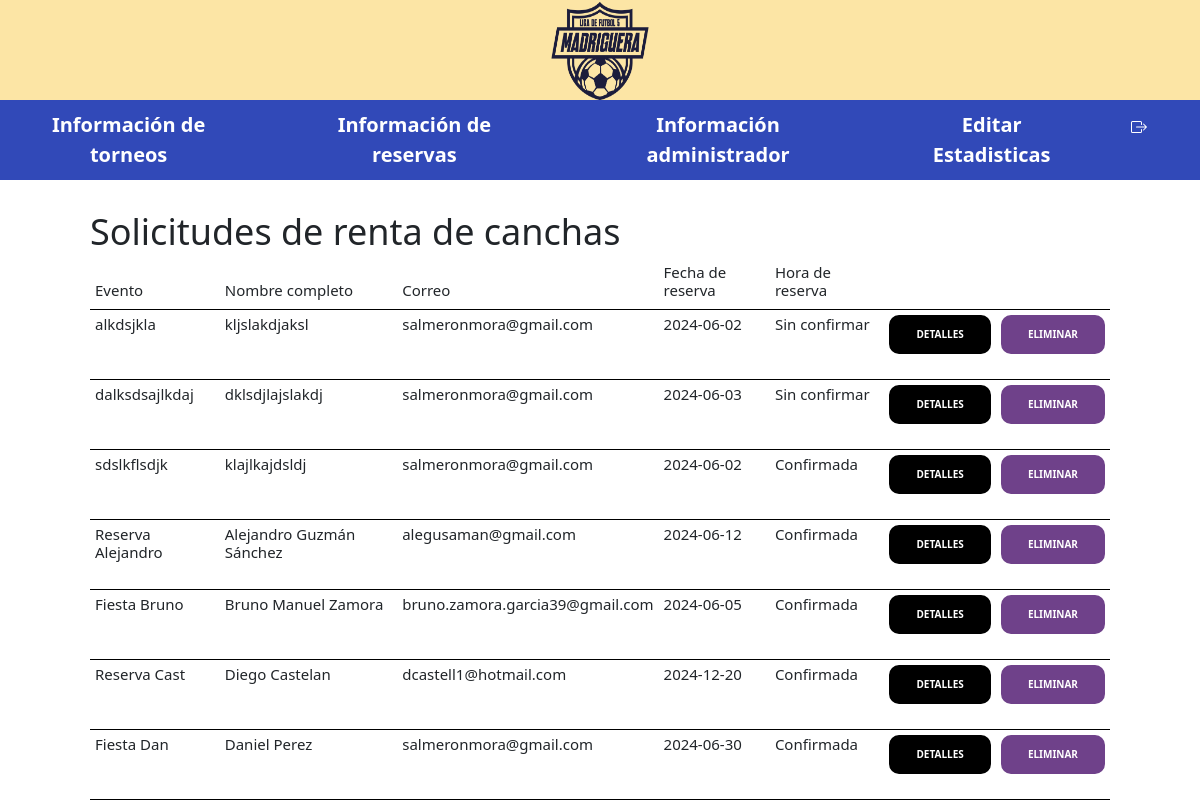
Screenshot of /ToposFC/admin/reservas_admin.php (signed in) with the database file from the repository.
### tables this page shows
CREATE TABLE `topos_reservas` (
  `id` int(11) NOT NULL,
  `titulo` varchar(255) DEFAULT NULL,
  `motivo` varchar(255) DEFAULT NULL,
  `nombre` varchar(100) DEFAULT NULL,
  `correo` varchar(100) DEFAULT NULL,
  `telefono` varchar(15) DEFAULT NULL,
  `fecha` date DEFAULT NULL,
  `hora_inicio` time DEFAULT NULL,
  `hora_fin` time DEFAULT NULL,
  `hora_de_reserva` timestamp NOT NULL DEFAULT current_timestamp() ON UPDATE current_timestamp(),
  `estado` int(11) NOT NULL DEFAULT 0
);

### ToposFC/includes/reservas_admin_view.inc.php (the view, shortened to what this page needs)
<?php
function mostrarSolicitudEquipos(){
    require 'database.php';
    $consulta = "SELECT r.id, r.titulo, r.nombre, r.correo, r.fecha, r.estado  FROM topos_reservas r;";
    foreach($pdo->query($consulta) as $fila){
        echo "<tr>";
        echo "<td><h4>". $fila["titulo"] . "</h4></td>";
        echo "<td><h4>". $fila["nombre"] . "</h4></td>";
        echo "<td><h4>". $fila["correo"] . "</h4></td>";
        echo "<td><h4>". $fila["fecha"] . "</h4></td>";
        echo "<td><h4>";
        switch ($fila["estado"]) {
            case 0:
                echo "Sin confirmar";
                break;
            case 1:
                echo "Confirmada";
                break;
        }
        echo "</h4></td>";
        echo '<td><a class="boton-tabla boton--negro" href="detallesReserva.php?id='.$fila['id'].'">Detalles</a></td>';
        echo '<td><a class="boton-tabla boton--morado" href="../includes/eliminar_horario.php?id='.$fila['id'].'">Eliminar</a></td>';
        echo "</tr>";
    }
}

### ToposFC/css/style.css (style rules this page uses)
:root { --azul: #3149B8; --amarillo: #FCE5A5; --verde: #4E9725; --blanco: #ffffff; --negro: #000000; --morada: #6F418A; --rojo: #ff0000; }
html { height: 100%; width: 100%; box-sizing: border-box; font-size: 62.5%; }
*, *:before, *:after { box-sizing: inherit; }
.boton-tabla { display: inline-block; font-family: var(--fuenteHeading); color: var(--blanco); text-align: center; padding: 1rem 2.5rem; font-size: 1rem; text-transform: uppercase; font-weight: 700; margin-bottom: 2rem; border: none; border-radius: 1rem; text-decoration: none; }
.boton--morado { background-color: var(--morada); border: 2px solid var(--morada); box-sizing: border-box; transition: 0.3s; }
.boton--negro { background-color: var(--negro); border: 2px solid var(--negro); box-sizing: border-box; transition: 0.3s; }

### rows the page displays
topos_reservas: titulo "alkdsjkla", nombre "kljslakdjaksl", correo "salmeronmora@gmail.com", fecha "2024-06-02", estado "Sin confirmar"
topos_reservas: titulo "dalksdsajlkdaj", nombre "dklsdjlajslakdj", correo "salmeronmora@gmail.com", fecha "2024-06-03", estado "Sin confirmar"
topos_reservas: titulo "sdslkflsdjk", nombre "klajlkajdsldj", correo "salmeronmora@gmail.com", fecha "2024-06-02", estado "Confirmada"
topos_reservas: titulo "Reserva Alejandro", nombre "Alejandro Guzmán Sánchez", correo "alegusaman@gmail.com", fecha "2024-06-12", estado "Confirmada"
topos_reservas: titulo "Fiesta Bruno", nombre "Bruno Manuel Zamora", correo "bruno.zamora.garcia39@gmail.com", fecha "2024-06-05", estado "Confirmada"
topos_reservas: titulo "Reserva Cast", nombre "Diego Castelan", correo "dcastell1@hotmail.com", fecha "2024-12-20", estado "Confirmada"
topos_reservas: titulo "Fiesta Dan", nombre "Daniel Perez", correo "salmeronmora@gmail.com", fecha "2024-06-30", estado "Confirmada"
